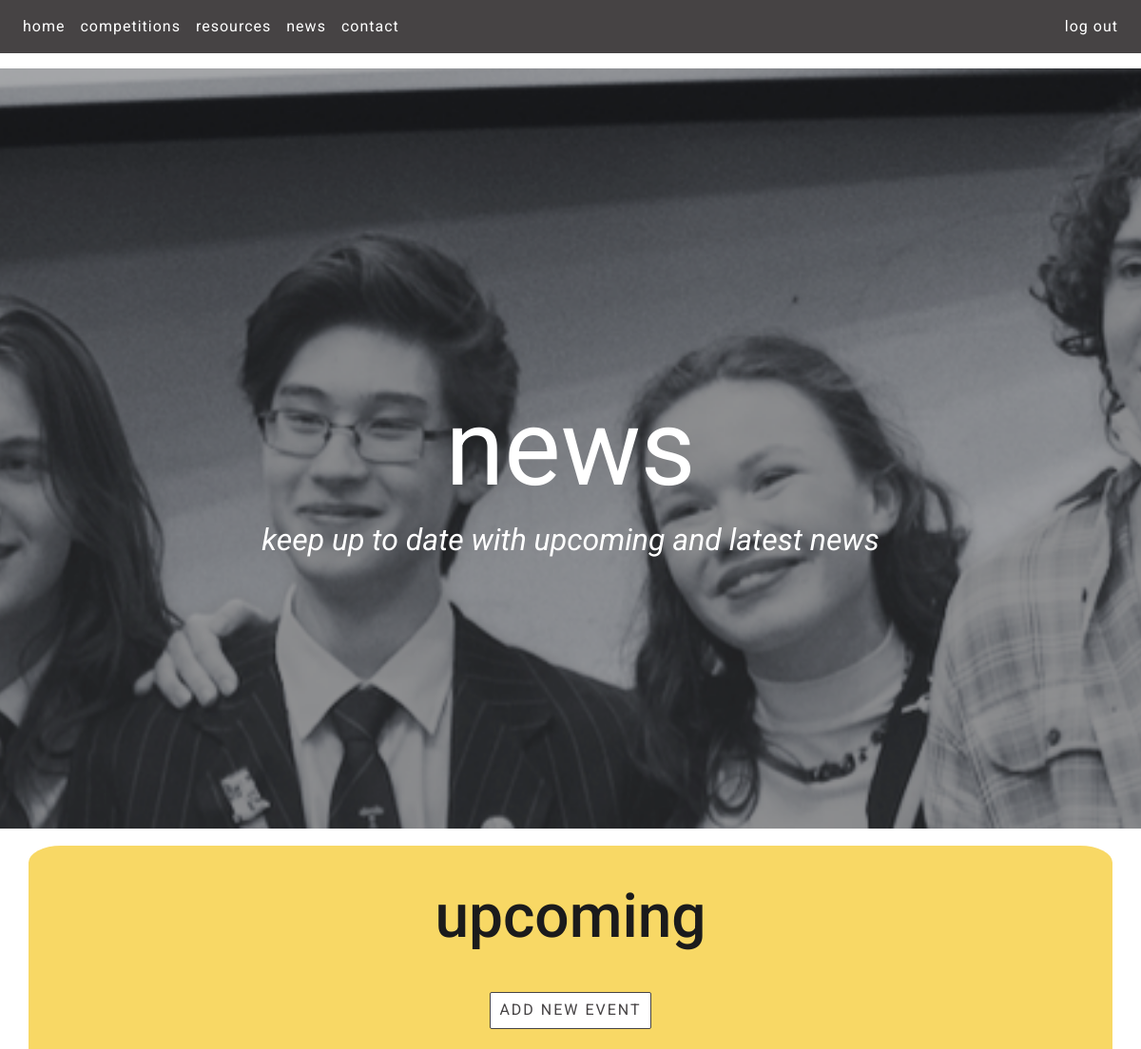
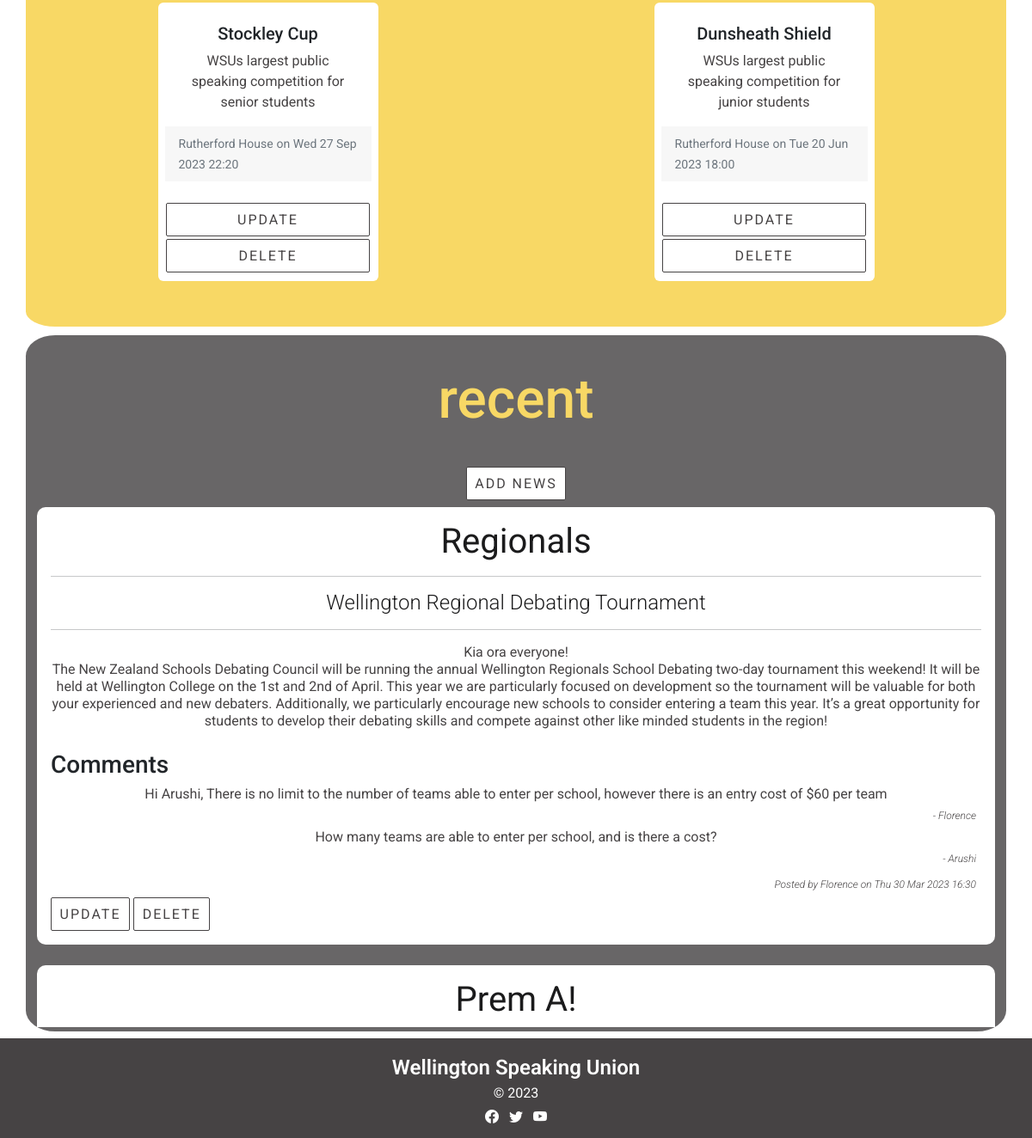
The app's page /news (signed in) with its own data (2 pictures, top to bottom).
### tables this page shows
CREATE TABLE schedule(
    post_id integer primary key autoincrement not null,
    event text not null,
    description text not null,
    scheduledate date not null,
    location text not null,
    member_id integer not null,
    foreign key(member_id) references member(member_id)
);

CREATE TABLE news(
    news_id integer primary key autoincrement not null,
    title text not null unique,
    subtitle text not null unique,
    content text not null unique,
    newsdate date not null,
    member_id integer not null,
    foreign key(member_id) references member(member_id)
);

CREATE TABLE comment(
    comment_id integer primary key autoincrement not null,
    news_id integer not null,
    member_id integer not null,
    comment text not null,
    commentdate date not null,
    foreign key(news_id) references news(news_id),
    foreign key(member_id) references member(member_id)
);

CREATE TABLE member(
    member_id integer primary key autoincrement not null,
    firstname text not null,
    lastname text not null,
    email text not null unique,
    password text not null,
    authorisation integer not null
);

### server.py (the view)
@app.route ('/news')
def news():
    sql = """select news.news_id, news.title, news.subtitle, news.content, news.newsdate, member.firstname
        from news
        join member on news.member_id = member.member_id
        order by news.newsdate desc;
    """
    news_items = run_search_query_tuples(sql, (), db_path, True)
    sql="""select news.news_id,news.title,news.subtitle, news.content, comment.comment, member.firstname
     from news
     left join comment on news.news_id = comment.news_id
     left join member on comment.member_id = member.member_id
     order by news.newsdate desc;
     """
    comments = run_search_query_tuples(sql, (), db_path, True)
    sql = """select schedule.post_id, schedule.event, schedule.description, schedule.scheduledate, schedule.location, member.firstname
        from schedule
        join member on schedule.member_id = member.member_id
        order by schedule.scheduledate desc;
    """
    schedule = run_search_query_tuples(sql, (), db_path, True)
    return render_template("news.html", news=news_items, comments=comments, schedule=schedule)

### db_functions.py (called while the page is built)
def run_search_query_tuples(sql_query, values_tuple, file_path, rowfactory=False):
    result = None
    try:
        db = sqlite3.connect(file_path)
        if rowfactory:
            db.row_factory = sqlite3.Row
        cursor = db.cursor()
        cursor.execute(sql_query, values_tuple)
        result = cursor.fetchall()
        cursor.close()
    except sqlite3.Error as error:
        print("Error running search query tuples: {}".format(error))
        return None
    db.close()
    if result is None:
        print("No search values were found")
    return result

### server.py (called while the page is built)
@app.template_filter()
def news_date(sqlite_dt):
    x = datetime.strptime(sqlite_dt, '%Y-%m-%d %H:%M:%S')
    return x.strftime("%a %d %b %Y %H:%M")

@app.template_filter()
def schedule_date(sqlite_dt):
    x = datetime.strptime(sqlite_dt, '%Y-%m-%d %H:%M:%S')
    return x.strftime("%a %d %b %Y %H:%M")

### templates/news.html (shortened to what this page needs)
{% extends "layout.html" %}
{% block content %}
<section class="parallax-container parallax3">
    <h1>news</h1>
    <h1>keep up to date with upcoming and latest news</h1>
</section>
<div class="main-container">
  <div class="container yellow-bg">
    <h1 class="page-title news-title-1">upcoming </h1>
      {% if session and session['authorisation'] == 0 %}
      <div class="py-2 text-center">
          <a class="btn btn-primary news-button" href="{{ url_for('schedule_cud', id=0, task='add') }}">add new event</a>
      </div>
      {% endif %}
      <div class="inner-container upcoming-container">
    <div class="row">
            {% for row in schedule %}
              <div class="col mb-6">
                  <div class="card news-card h-100 mx-auto" style="width: 16rem;">
                    <div class="card-body">
                      <h5 class="card-title">{{ row['event'] }}</h5>
                      <p class="card-text news-text">{{ row['description'] }}</p>
                    </div>
                    <div class="card-footer">
                      <small class="text-muted">{{ row['location'] }}</small>
                      <small class="text-muted">on {{ row['scheduledate'] | schedule_date}}</small>
                    </div>
                        <br>
{% if session and session['authorisation'] == 0 %}
                  <a class="btn btn-primary schedule-button" href="{{ url_for('schedule_cud', id=row['post_id'], task='update') }}">update</a>
                  <a class="btn btn-primary schedule-button" href="{{ url_for('schedule_cud', id=row['post_id'], task='delete') }}">delete</a>
{% endif %}
                  </div>
             </div>
            {% endfor %}
    </div>
      </div>
  </div>
  <div class="container light-gray-bg">
      <h1 class="page-title competition-title-2">recent</h1>
    {% if session and session['authorisation'] == 0 %}
      <div class="py-2 text-center">
          <a class="btn btn-primary news-button" href="{{ url_for('news_cud', id=0, task='add') }}">add news</a>
      </div>
    {% endif %}
    <div class="inner-container recent-container">
        {% for row in news %}
            <div class="container-m recent-news-containers white-bg">
                <h1 class="recent-news-heading"> {{ row['title'] }} </h1>
                <hr>
                <h3 class="recent-news-subheading"> {{ row['subtitle'] }} </h3>
                <hr>
                <p class="recent-news-text"> {{ row['content'] | replace("\n", "<br>") | safe}} </p>
                <br>
                         <div class="comments">
                         <h3> Comments </h3>
                             {% for com in comments %}
                             {% if com['news_id'] == row['news_id'] %}
                             <p class="recent-news-text">{{com['comment']}}</p>
                             <p class="meta-text">- {{com['firstname']}}</p>
                             {% endif %}
                             {% endfor %}
                        </div>
                <div class="meta">
                <p class="meta-text">Posted by {{ row['firstname'] }} on {{ row['newsdate'] | news_date}}  </p>
                </div>
                {% if session and session['authorisation'] == 0 %}
                <a class="btn btn-primary news-button" href="{{ url_for('news_cud', id=row['news_id'], task='update') }}">update</a>
                <a class="btn btn-primary news-button" href="{{ url_for('news_cud', id=row['news_id'], task='delete') }}">delete</a>
                {% endif %}
    </div>
        {% endfor %}
  </div>
</div>
</div>
{% endblock %}

### static/styles.css (style rules this page uses)
:root { --brand-black: rgb(27,27,28); --brand-dark-gray: rgb(70,67,68); --brand-light-gray: rgb(104,102,103); --brand-yellow: rgb(248,216,101); --brand-white: rgb(255,255,255); }
a.btn, a.btn-circle { text-decoration: none; }
.btn-primary, .btn-primary:hover { --bs-btn-color: var(--brand-dark-gray); --bs-btn-bg:var(--brand-white); --bs-btn-border-color:var(--brand-dark-gray); --bs-btn-border-radius: 2px; --bs-btn-active-color:var(--brand-dark-gray); --bs-btn-active-bg: var(--brand-yellow); --bs-btn-active-border-color: var(--brand-dark-gray); --bs-btn-active-shadow: inset 0 3px 5px rgba(0, 0, 0, 0); --bs-btn-disabled-color: var(--brand-dark-gray); --bs-btn-disabled-bg: var(--brand-white); --bs-btn-disabled-border-color:var(--brand-dark-gray); transition: none !important; position: relative; text-align:center; display: inline-block; padding: 0.4em 0.6em; }
.btn, .btn-circle { color: var(--brand-dark-gray); text-align: center; margin:auto; letter-spacing: 2px; vertical-align: middle; user-select: none; text-transform: uppercase; }
.schedule-button { transition: none !important; border-radius: 2px; background-color: var(--brand-white); color:var(--brand-dark-gray); border-color:var(--brand-dark-gray); position: relative; text-align:center; display:inline-block; padding: 0.4em 0.6em; margin: 0.1em; }
.parallax-container { background-attachment: fixed; background-position: top; background-size: cover; min-height: 100vh; display: flex; flex-direction: column; align-items: center; justify-content: center; }
.parallax-container h1:first-child { font-size: 7em; text-align:center; font-weight:400; margin:auto; color: var(--brand-white); padding: 0.5em; position: absolute; }
.parallax-container h1:nth-child(2) { font-size: 2em; text-align:center; font-weight:400; color: var(--brand-white); position: relative; margin-top:200px; font-style:italic; }
.parallax3 { background-image: url("images/Parallax3.png"); }
body { font-family: 'Roboto', serif; font-size: 100%; background-color: var(--brand-white); margin: 0; }
p { text-align: center; color: var(--brand-white); margin: 0; overflow: auto; }
.page-title { font-size: 4em; text-align: center; font-weight:500; margin:auto; padding: 0.5em; }
.competition-title-2 { color: var(--brand-yellow); }
.news-title-1 { color:var(--brand-black); position:relative; padding:0.5em; }
.news-text { color:var(--brand-dark-gray); }
.light-gray-bg { background-color: var(--brand-light-gray); }
.yellow-bg { background-color: var(--brand-yellow); }
.white-bg { background-color: var(--brand-white); }
.container-m { background-color: rgb(255,255,255); overflow:auto; margin-bottom: 1.5em; margin-top: 1.5em; margin-left: 0; margin-right: 0; }
.main-container { display: flex; flex-flow: row wrap; justify-content: center; padding:0.5em; }
.container { flex: 1; flex-flow: column wrap; justify-content: center; border-radius:3%; margin-left:1em; margin-right:1em; margin-top: 10px; padding: 5px; }
.upcoming-container { min-width: 900px; max-height:700px; overflow: scroll; padding-bottom:2em; }
.recent-container { min-width: 200px; max-height:605px; overflow: scroll; }
.row { padding: 1em 0 1em 0; }
.card { --bs-card-border-color:0px white; }
.news-card { padding:0.5em; margin-left: 10px; margin-right: 10px; overflow: auto; justify-content: space-between; flex-wrap: wrap; flex: 1; max-height: inherit; }
.card-title { text-align:center; }
.recent-news-heading { font-size: 2.5em; text-align: center; font-weight:400; margin: 0; color: var(--brand-black); }
.recent-news-subheading { font-size: 1.5em; text-align: center; font-weight:300; margin: 0; color: var(--brand-black); }
.recent-news-text { text-align:center; color: var(--brand-dark-gray); margin:auto; line-height:20px; }
.recent-news-containers { border-radius:10px; margin-left:0.5em; margin-right:0.5em; padding:1em; margin-top:0; }
.meta { text-align:right; }
.meta-text { font-style: italic; font-weight:300; text-align:right; color:var(--brand-dark-gray); padding:0.5em; font-size:0.75em; }

### records on screen
schedule: event "Stockley Cup", description "WSUs largest public speaking competition for senior students", location "Rutherford House", scheduledate|schedule_date "Wed 27 Sep 2023 22:20"
schedule: event "Dunsheath Shield", description "WSUs largest public speaking competition for junior students", location "Rutherford House", scheduledate|schedule_date "Tue 20 Jun 2023 18:00"
news: title "Regionals", subtitle "Wellington Regional Debating Tournament", content "Kia ora everyone! The New Zealand Schools Debating Council will be running the annual Wellington Regionals School Debating two-day tournament this weekend! It will be held at Wellington College on the 1st and 2nd of April. This year we are particularly focused on development so the tournament will be valuable for both your experienced and new debaters. Additionally, we particularly encourage new schools to consider entering a team this year. It’s a great opportunity for students to develop their debating skills and compete against other like minded students in the region!", firstname "Florence", newsdate|news_date "Thu 30 Mar 2023 16:30"
comment: comment "Hi Arushi, There is no limit to the number of teams able to enter per school, however there is an entry cost of $60 per team", firstname "Florence"
comment: comment "How many teams are able to enter per school, and is there a cost?", firstname "Arushi"
news: title "Prem A!"
